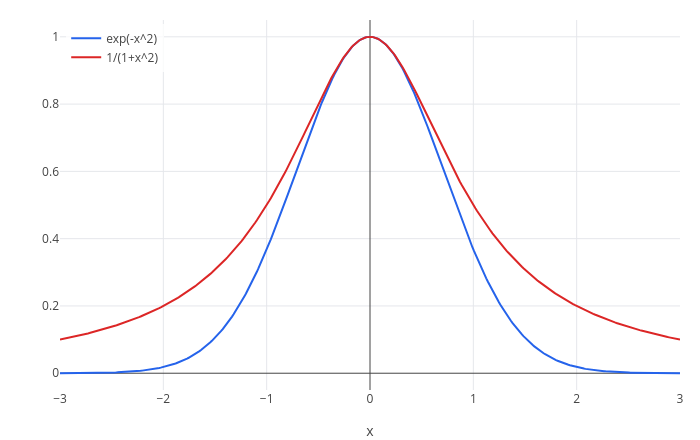

Here is the notebook cell this chart was saved with:
### Markdown cell above
Plots are values: assign them and overlay them with `show`:

### Code cell
show(plot(exp(-x^2), x, -3, 3), plot(1/(1+x^2), x, -3, 3))

### Figure 1 — Plotly figure (JSON) as saved in the notebook; plotly's stock layout.template omitted (floating-point values rounded to 4 significant figures; data arrays with more than 128 entries replaced by an {"elided": "..."} marker saying what was removed)
{"data": [{"line": {"color": "#2563eb", "width": 2}, "mode": "lines", "name": "exp(-x^2)", "type": "scatter", "x": {"elided": "402 float values"}, "y": {"elided": "402 float values"}}, {"line": {"color": "#dc2626", "width": 2}, "mode": "lines", "name": "1/(1+x^2)", "type": "scatter", "x": {"elided": "402 float values"}, "y": {"elided": "402 float values"}}], "layout": {"height": 440, "legend": {"bgcolor": "rgba(255,255,255,0.8)", "x": 0.01, "xanchor": "left", "y": 0.99, "yanchor": "top"}, "margin": {"b": 50, "l": 60, "r": 20, "t": 20}, "showlegend": true, "title": {"text": ""}, "width": 700, "xaxis": {"range": [-3, 3], "title": {"text": "x"}, "zeroline": true}, "yaxis": {"range": [-0.04987, 1.05], "title": {"text": ""}, "zeroline": true}}}
